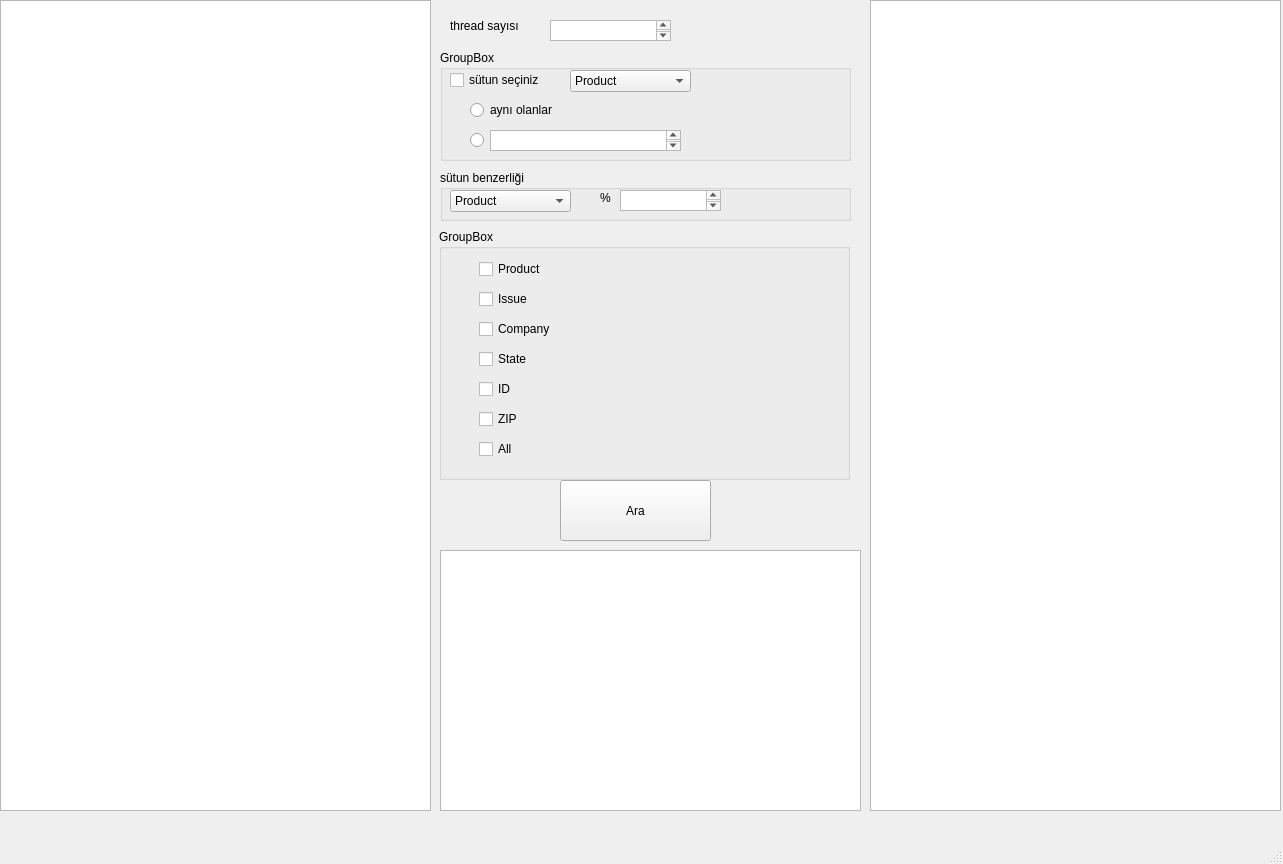
<?xml version="1.0" encoding="UTF-8"?>
<ui version="4.0">
 <class>MainWindow</class>
 <widget class="QMainWindow" name="MainWindow">
  <property name="geometry">
   <rect>
    <x>0</x>
    <y>0</y>
    <width>1283</width>
    <height>864</height>
   </rect>
  </property>
  <property name="windowTitle">
   <string>MainWindow</string>
  </property>
  <widget class="QWidget" name="centralwidget">
   <widget class="QTableWidget" name="dataset_table">
    <property name="geometry">
     <rect>
      <x>0</x>
      <y>0</y>
      <width>431</width>
      <height>811</height>
     </rect>
    </property>
   </widget>
   <widget class="QTableWidget" name="result_table">
    <property name="geometry">
     <rect>
      <x>870</x>
      <y>0</y>
      <width>411</width>
      <height>811</height>
     </rect>
    </property>
   </widget>
   <widget class="QGroupBox" name="filtering_group">
    <property name="geometry">
     <rect>
      <x>440</x>
      <y>50</y>
      <width>411</width>
      <height>111</height>
     </rect>
    </property>
    <property name="title">
     <string>GroupBox</string>
    </property>
    <widget class="QCheckBox" name="filteringColumn_checkbox">
     <property name="geometry">
      <rect>
       <x>10</x>
       <y>20</y>
       <width>121</width>
       <height>20</height>
      </rect>
     </property>
     <property name="text">
      <string>sütun seçiniz</string>
     </property>
    </widget>
    <widget class="QRadioButton" name="filteringSame_radio">
     <property name="geometry">
      <rect>
       <x>30</x>
       <y>50</y>
       <width>95</width>
       <height>20</height>
      </rect>
     </property>
     <property name="text">
      <string>aynı olanlar</string>
     </property>
    </widget>
    <widget class="QRadioButton" name="filteringKey_radio">
     <property name="geometry">
      <rect>
       <x>30</x>
       <y>80</y>
       <width>95</width>
       <height>20</height>
      </rect>
     </property>
     <property name="text">
      <string/>
     </property>
    </widget>
    <widget class="QTextEdit" name="filtering_textEdit">
     <property name="geometry">
      <rect>
       <x>50</x>
       <y>80</y>
       <width>191</width>
       <height>21</height>
      </rect>
     </property>
    </widget>
    <widget class="QComboBox" name="filtering_combo">
     <property name="geometry">
      <rect>
       <x>130</x>
       <y>20</y>
       <width>121</width>
       <height>22</height>
      </rect>
     </property>
     <item>
      <property name="text">
       <string>Product</string>
      </property>
     </item>
     <item>
      <property name="text">
       <string>Issue</string>
      </property>
     </item>
     <item>
      <property name="text">
       <string>Company</string>
      </property>
     </item>
     <item>
      <property name="text">
       <string>State</string>
      </property>
     </item>
     <item>
      <property name="text">
       <string>ID</string>
      </property>
     </item>
     <item>
      <property name="text">
       <string>ZIP code</string>
      </property>
     </item>
    </widget>
   </widget>
   <widget class="QGroupBox" name="similarity_label">
    <property name="geometry">
     <rect>
      <x>440</x>
      <y>170</y>
      <width>411</width>
      <height>51</height>
     </rect>
    </property>
    <property name="title">
     <string>sütun benzerliği</string>
    </property>
    <widget class="QComboBox" name="similarity_combo">
     <property name="geometry">
      <rect>
       <x>10</x>
       <y>20</y>
       <width>121</width>
       <height>22</height>
      </rect>
     </property>
     <item>
      <property name="text">
       <string>Product</string>
      </property>
     </item>
     <item>
      <property name="text">
       <string>Issue</string>
      </property>
     </item>
     <item>
      <property name="text">
       <string>Company</string>
      </property>
     </item>
     <item>
      <property name="text">
       <string>State</string>
      </property>
     </item>
     <item>
      <property name="text">
       <string>ID</string>
      </property>
     </item>
     <item>
      <property name="text">
       <string>ZIP code</string>
      </property>
     </item>
    </widget>
    <widget class="QTextEdit" name="similarity_textEdit">
     <property name="geometry">
      <rect>
       <x>180</x>
       <y>20</y>
       <width>101</width>
       <height>21</height>
      </rect>
     </property>
    </widget>
    <widget class="QLabel" name="similarityPercentage_label">
     <property name="geometry">
      <rect>
       <x>160</x>
       <y>20</y>
       <width>31</width>
       <height>16</height>
      </rect>
     </property>
     <property name="text">
      <string>%</string>
     </property>
    </widget>
   </widget>
   <widget class="QGroupBox" name="columns_group">
    <property name="geometry">
     <rect>
      <x>439</x>
      <y>229</y>
      <width>411</width>
      <height>251</height>
     </rect>
    </property>
    <property name="title">
     <string>GroupBox</string>
    </property>
    <widget class="QCheckBox" name="Product_checkbox">
     <property name="geometry">
      <rect>
       <x>40</x>
       <y>30</y>
       <width>81</width>
       <height>20</height>
      </rect>
     </property>
     <property name="text">
      <string>Product</string>
     </property>
    </widget>
    <widget class="QCheckBox" name="Issue_checkbox">
     <property name="geometry">
      <rect>
       <x>40</x>
       <y>60</y>
       <width>81</width>
       <height>20</height>
      </rect>
     </property>
     <property name="text">
      <string>Issue</string>
     </property>
    </widget>
    <widget class="QCheckBox" name="Company_checkbox">
     <property name="geometry">
      <rect>
       <x>40</x>
       <y>90</y>
       <width>81</width>
       <height>20</height>
      </rect>
     </property>
     <property name="text">
      <string>Company</string>
     </property>
    </widget>
    <widget class="QCheckBox" name="State_checkbox">
     <property name="geometry">
      <rect>
       <x>40</x>
       <y>120</y>
       <width>81</width>
       <height>20</height>
      </rect>
     </property>
     <property name="text">
      <string>State</string>
     </property>
    </widget>
    <widget class="QCheckBox" name="ID_checkbox">
     <property name="geometry">
      <rect>
       <x>40</x>
       <y>150</y>
       <width>81</width>
       <height>20</height>
      </rect>
     </property>
     <property name="text">
      <string>ID</string>
     </property>
    </widget>
    <widget class="QCheckBox" name="ZIP_checkbox">
     <property name="geometry">
      <rect>
       <x>40</x>
       <y>180</y>
       <width>81</width>
       <height>20</height>
      </rect>
     </property>
     <property name="text">
      <string>ZIP</string>
     </property>
    </widget>
    <widget class="QCheckBox" name="All_checkbox">
     <property name="geometry">
      <rect>
       <x>40</x>
       <y>210</y>
       <width>81</width>
       <height>20</height>
      </rect>
     </property>
     <property name="text">
      <string>All</string>
     </property>
    </widget>
   </widget>
   <widget class="QLabel" name="threadSays_label">
    <property name="geometry">
     <rect>
      <x>450</x>
      <y>10</y>
      <width>91</width>
      <height>31</height>
     </rect>
    </property>
    <property name="text">
     <string>thread sayısı</string>
    </property>
   </widget>
   <widget class="QTextEdit" name="threadNum_textEdit">
    <property name="geometry">
     <rect>
      <x>550</x>
      <y>20</y>
      <width>121</width>
      <height>21</height>
     </rect>
    </property>
   </widget>
   <widget class="QPushButton" name="ara_button">
    <property name="geometry">
     <rect>
      <x>560</x>
      <y>480</y>
      <width>151</width>
      <height>61</height>
     </rect>
    </property>
    <property name="text">
     <string>Ara</string>
    </property>
   </widget>
   <widget class="QTableWidget" name="thread_table">
    <property name="geometry">
     <rect>
      <x>440</x>
      <y>550</y>
      <width>421</width>
      <height>261</height>
     </rect>
    </property>
   </widget>
  </widget>
  <widget class="QMenuBar" name="menubar">
   <property name="geometry">
    <rect>
     <x>0</x>
     <y>0</y>
     <width>1283</width>
     <height>26</height>
    </rect>
   </property>
  </widget>
  <widget class="QStatusBar" name="statusbar"/>
 </widget>
 <resources/>
 <connections/>
</ui>
